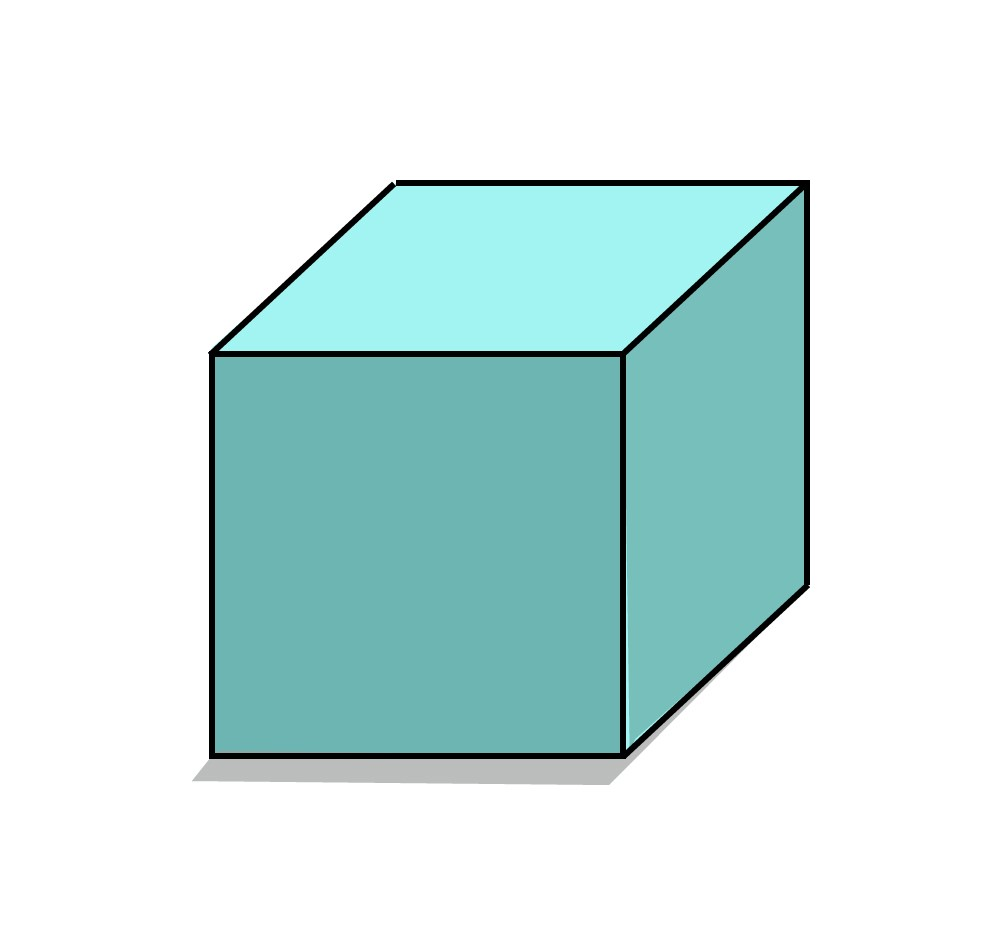
#> input picture HW3/images/Q5/harris.jpg, 999 x 947 px
$ jupyter execute --allow-errors Q5.ipynb
#> lines starting #> are read from the running program, lines starting #| are printed output that depends on the picture
<h1>
<font color="#ff2e2e">
Corner Detection
</font>
</h1>

[cell 1]
import cv2
import numpy as np
import matplotlib.pyplot as plt
import os

<h3><font color = "#079e05"> This function is used to plot your result </font></h3>

[cell 2]
def plotter(img_list, r, w, gray, wr, hr, fig_name = None):
    '''
    Plots images' list with its' caption and saves result image if you want.

    Parameters:
        img_list (list): The list of tuples of image and its' caption.
        r (int): The number of row(s).
        w (int): The number of colunm(s).
        gray (bool): The flag for plotting images in grayscale mode.
        wr (int): The width of one figure.
        hr (int): The height of one figure.
        fig_name (str): The name of the image of the plot. if not set this parameter the plot doesn't save.
    '''

    plt.rcParams['figure.figsize'] = (wr, hr)
    for i in range(len(img_list)):
        plt.subplot(r, w, i + 1)
        if img_list[i][2] == 'img':
            if gray:
                plt.imshow(img_list[i][0], cmap = 'gray')
            else:
                plt.imshow(img_list[i][0])
            plt.xticks([])
            plt.yticks([])
        elif img_list[i][2] == 'hist':
            plt.bar(np.arange(len(img_list[i][0])), img_list[i][0], color = 'c')
        else:
            raise Exception("Only image or histogram. Use third parameter of tuples in img_list and set it to img or hist.")
        plt.title(img_list[i][1])
    if fig_name is not None:
        plt.savefig(fig_name + '.png')
    plt.show()

<h3><font color = "#079e05"> Complete the harris_points function without using OpenCV functions </font></h3>

[cell 3]
def harris_points(image):
    '''
    Gets corner points by applying the harris detection algorithm.

    Parameters:
        image (numpy.ndarray): The input image.

    Returns:
        numpy.ndarray: The result image.
    '''
    result = image.copy()

    #############
    # Your code #
    #############

    return result

<h3><font color = "#079e05"> Show the result </font></h3>

[cell 4]
image_list = []
image = cv2.imread(os.path.join('images/Q5', 'harris.jpg'))
#> image is the input picture: shape (947, 999, 3); mean B, G, R 230.1, 231.1, 207.8
image_list.append([cv2.cvtColor(image, cv2.COLOR_BGR2RGB), 'source', 'img'])
image_list.append([harris_points(image), 'harris_points', 'img'])
plotter(image_list,1 , 2, True, 20, 10, '7')
#> the loop in plotter, `for i in range(len(img_list)):` made 2 passes
#> in plotter, `plt.savefig(fig_name + '.png')`:
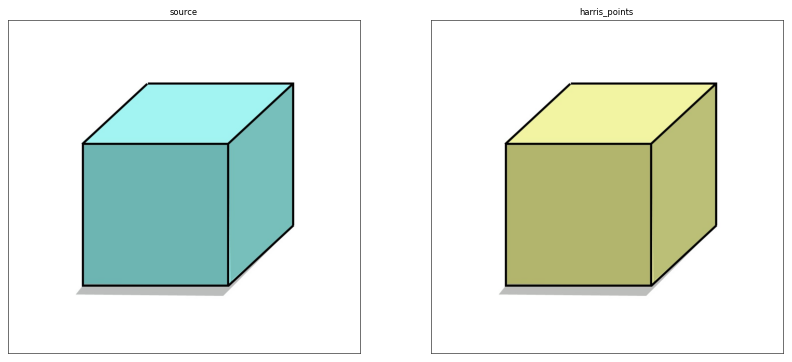
#> figure drawn by matplotlib, 2 panels; B, G, R data is drawn as R, G, B
